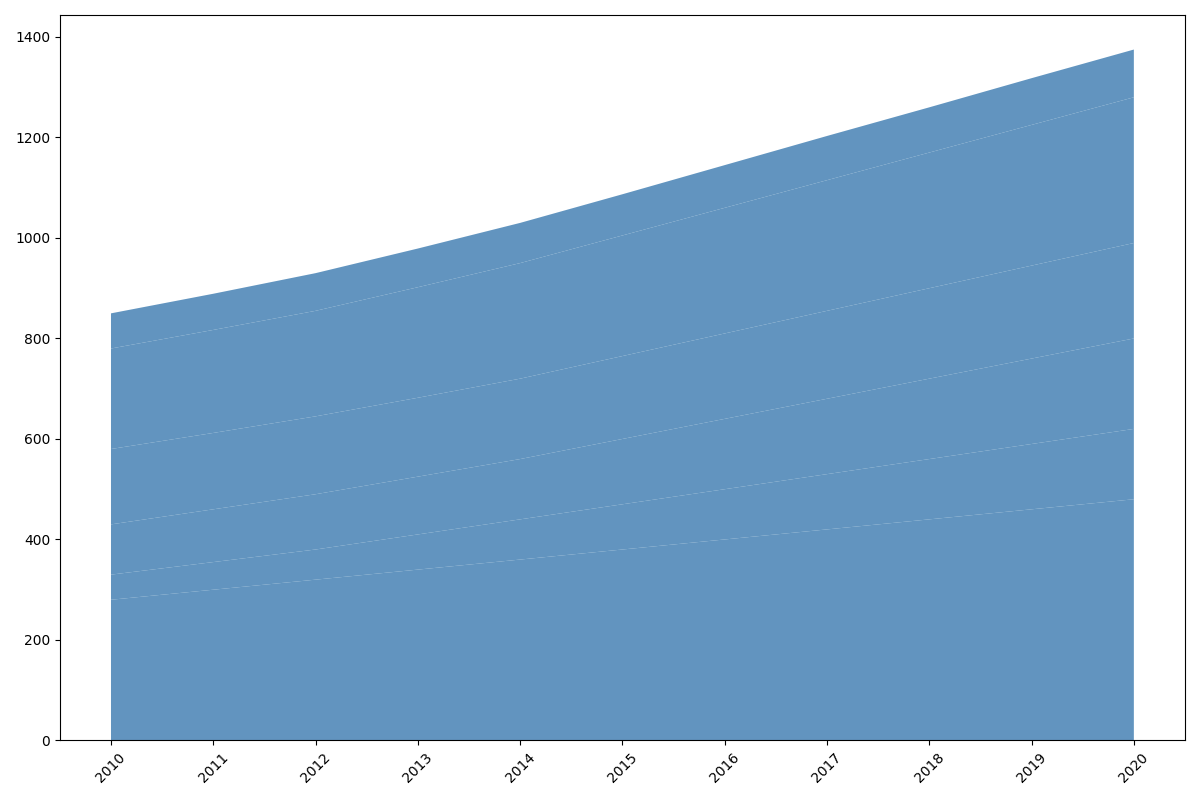

Reproduce this figure in Python.
import matplotlib.pyplot as plt
import numpy as np

# Define the years for the chart
years = np.arange(2010, 2021)

# Food production data (in million tonnes)
cereals = [280, 300, 320, 340, 360, 380, 400, 420, 440, 460, 480]
fruits = [50, 55, 60, 70, 80, 90, 100, 110, 120, 130, 140]
vegetables = [100, 105, 110, 115, 120, 130, 140, 150, 160, 170, 180]
dairy = [150, 152, 155, 157, 160, 165, 170, 175, 180, 185, 190]
meat = [200, 205, 210, 220, 230, 240, 250, 260, 270, 280, 290]
seafood = [70, 72, 75, 77, 80, 82, 85, 88, 90, 93, 95]

# Stack the data
food_production = np.vstack([cereals, fruits, vegetables, dairy, meat, seafood])

# Use a single color for all food categories
single_color = '#4682B4'

# Initialize the figure and axes
fig, ax = plt.subplots(figsize=(12, 8))

# Plot the stacked area chart
ax.stackplot(years, food_production, colors=[single_color for _ in range(6)], alpha=0.85)

# Format x-axis
ax.set_xticks(years)
ax.set_xticklabels(years, rotation=45)

# Adjust layout
plt.tight_layout()

# Show the plot
plt.show()
